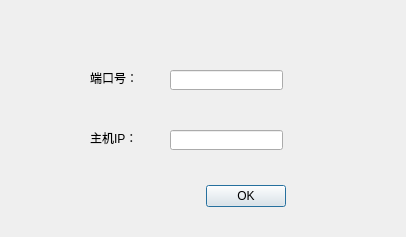
<?xml version="1.0" encoding="UTF-8"?>
<ui version="4.0">
 <class>IPDialog</class>
 <widget class="QDialog" name="IPDialog">
  <property name="geometry">
   <rect>
    <x>0</x>
    <y>0</y>
    <width>406</width>
    <height>237</height>
   </rect>
  </property>
  <property name="windowTitle">
   <string>连接主机</string>
  </property>
  <property name="styleSheet">
   <string notr="true">font: 9pt &quot;幼圆&quot;;</string>
  </property>
  <widget class="QDialogButtonBox" name="buttonBox">
   <property name="geometry">
    <rect>
     <x>-60</x>
     <y>180</y>
     <width>346</width>
     <height>32</height>
    </rect>
   </property>
   <property name="orientation">
    <enum>Qt::Horizontal</enum>
   </property>
   <property name="standardButtons">
    <set>QDialogButtonBox::Ok</set>
   </property>
  </widget>
  <widget class="QLabel" name="label">
   <property name="geometry">
    <rect>
     <x>90</x>
     <y>70</y>
     <width>54</width>
     <height>16</height>
    </rect>
   </property>
   <property name="text">
    <string>端口号：</string>
   </property>
  </widget>
  <widget class="QLabel" name="label_2">
   <property name="geometry">
    <rect>
     <x>90</x>
     <y>130</y>
     <width>54</width>
     <height>16</height>
    </rect>
   </property>
   <property name="text">
    <string>主机IP：</string>
   </property>
  </widget>
  <widget class="QLineEdit" name="lineEdit">
   <property name="geometry">
    <rect>
     <x>170</x>
     <y>70</y>
     <width>113</width>
     <height>20</height>
    </rect>
   </property>
  </widget>
  <widget class="QLineEdit" name="lineEdit_2">
   <property name="geometry">
    <rect>
     <x>170</x>
     <y>130</y>
     <width>113</width>
     <height>20</height>
    </rect>
   </property>
  </widget>
 </widget>
 <resources/>
 <connections>
  <connection>
   <sender>buttonBox</sender>
   <signal>accepted()</signal>
   <receiver>IPDialog</receiver>
   <slot>accept()</slot>
   <hints>
    <hint type="sourcelabel">
     <x>248</x>
     <y>254</y>
    </hint>
    <hint type="destinationlabel">
     <x>157</x>
     <y>274</y>
    </hint>
   </hints>
  </connection>
  <connection>
   <sender>buttonBox</sender>
   <signal>rejected()</signal>
   <receiver>IPDialog</receiver>
   <slot>reject()</slot>
   <hints>
    <hint type="sourcelabel">
     <x>316</x>
     <y>260</y>
    </hint>
    <hint type="destinationlabel">
     <x>286</x>
     <y>274</y>
    </hint>
   </hints>
  </connection>
 </connections>
</ui>
